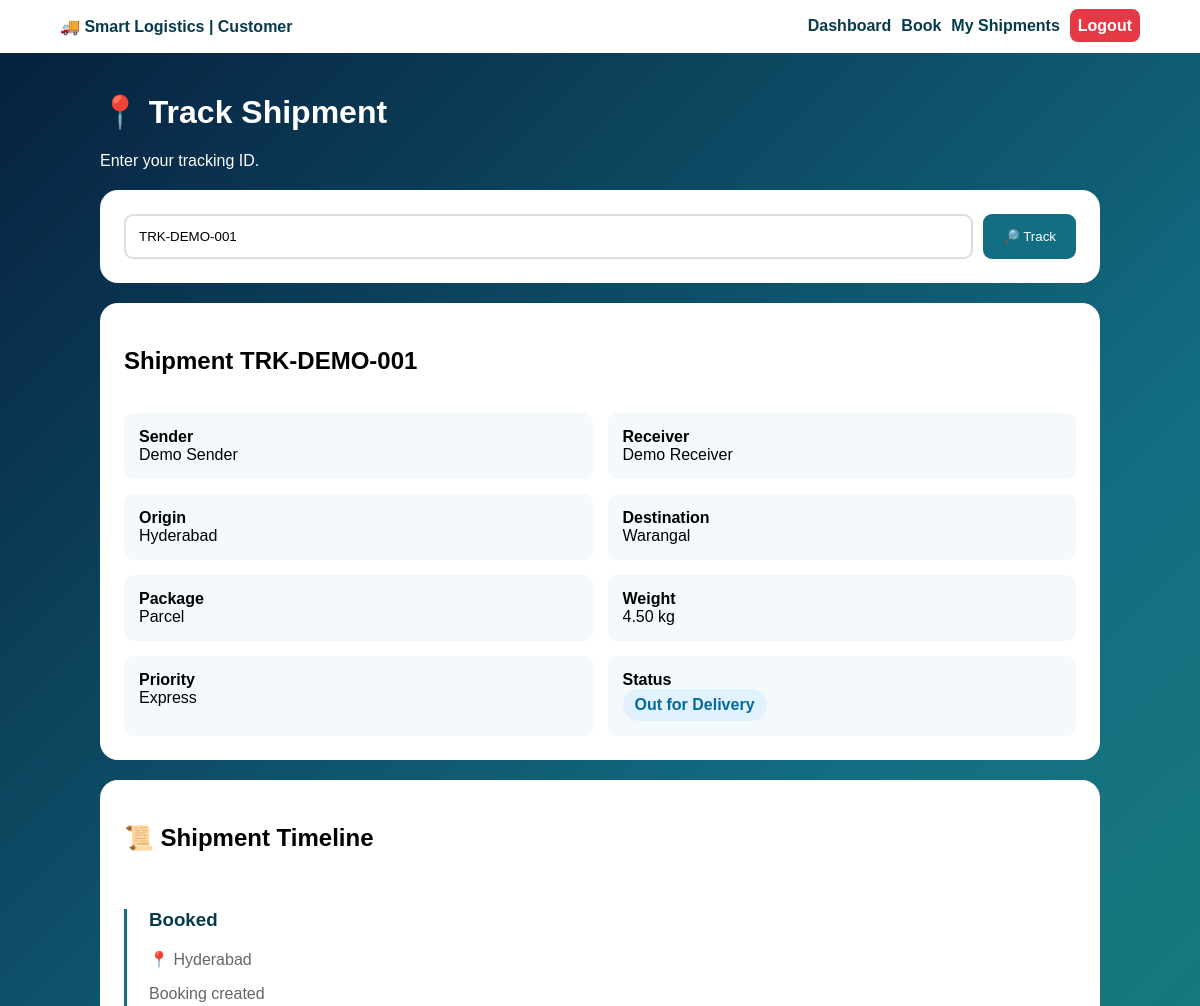
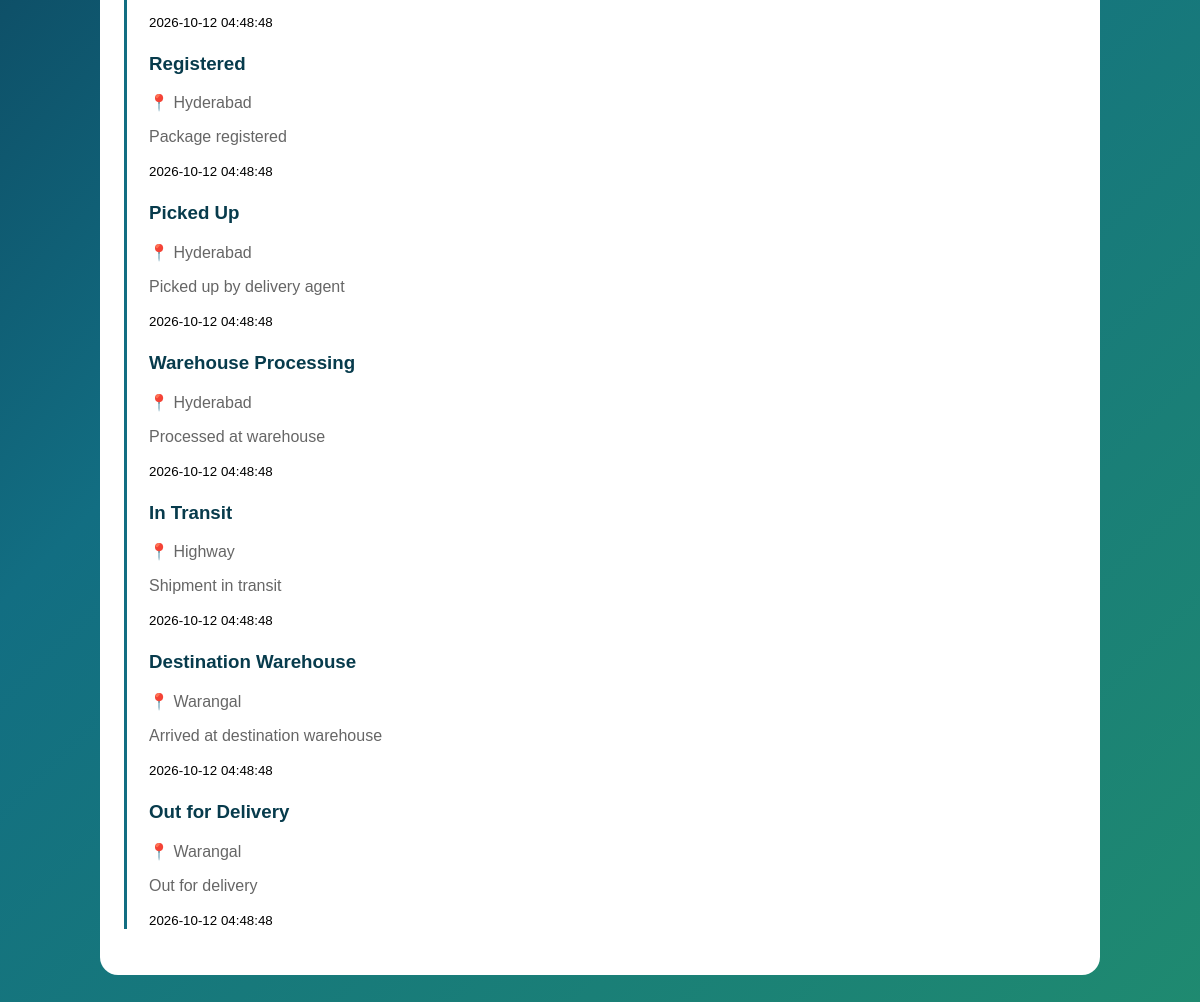
/smart-logistics/customer/track.php?tracking_id=TRK-DEMO-001 (signed in), run on the app's committed database (2 pictures, top to bottom).
### tables this page shows
CREATE TABLE shipments(
 id INT AUTO_INCREMENT PRIMARY KEY,
 customer_id INT NULL,
 driver_id INT NULL,
 warehouse_id INT NULL,
 tracking_id VARCHAR(80) UNIQUE NOT NULL,
 sender_name VARCHAR(120),
 receiver_name VARCHAR(120),
 origin VARCHAR(180),
 destination VARCHAR(180),
 package_type VARCHAR(60),
 weight DECIMAL(10,2),
 priority ENUM('Normal','Express','Urgent') DEFAULT 'Normal',
 status VARCHAR(60) DEFAULT 'Booked',
 eta_hours DECIMAL(8,2),
 carbon_kg DECIMAL(10,2) DEFAULT 0,
 booked_at TIMESTAMP DEFAULT CURRENT_TIMESTAMP,
 delivered_at DATETIME NULL,
 FOREIGN KEY(customer_id) REFERENCES users(id) ON DELETE SET NULL,
 FOREIGN KEY(driver_id) REFERENCES drivers(id) ON DELETE SET NULL,
 FOREIGN KEY(warehouse_id) REFERENCES warehouses(id) ON DELETE SET NULL
);

CREATE TABLE shipment_events(
 id INT AUTO_INCREMENT PRIMARY KEY,
 shipment_id INT NOT NULL,
 status VARCHAR(60) NOT NULL,
 location VARCHAR(180),
 message VARCHAR(255),
 event_time TIMESTAMP DEFAULT CURRENT_TIMESTAMP,
 FOREIGN KEY(shipment_id) REFERENCES shipments(id) ON DELETE CASCADE
);

### smart-logistics/customer/track.php (the view, shortened to what this page needs)
<?php
session_start();require_once "../config/database.php";
$t=trim($_GET["tracking_id"]??"");$ship=null;$events=[];$error="";
if($t!==""){$s=$conn->prepare("SELECT * FROM shipments WHERE tracking_id=? AND customer_id=? LIMIT 1");$s->bind_param("si",$t,$_SESSION["user_id"]);$s->execute();$r=$s->get_result();if($r->num_rows===1){$ship=$r->fetch_assoc();$e=$conn->prepare("SELECT status,location,message,event_time FROM shipment_events WHERE shipment_id=? ORDER BY event_time ASC");$e->bind_param("i",$ship["id"]);$e->execute();$er=$e->get_result();while($x=$er->fetch_assoc())$events[]=$x;$e->close();}else{$error="Shipment not found for your account.";$s->close();}}
?><!doctype html><html><head><meta charset="utf-8"><meta name="viewport" content="width=device-width,initial-scale=1"><title>Track Shipment</title></head><body><nav><div class="logo">🚚 Smart Logistics | Customer</div><div class="nav"><a href="dashboard.php">Dashboard</a><a href="new_shipment.php">Book</a><a href="my_shipments.php">My Shipments</a><a class="logout" href="../auth/logout.php">Logout</a></div></nav><div class="container"><div class="title"><h1>📍 Track Shipment</h1><p>Enter your tracking ID.</p></div><div class="box search"><form method="GET" style="display:flex;gap:10px;width:100%"><input name="tracking_id" value="<?=htmlspecialchars($t)?>" placeholder="Tracking ID" required><button>🔎 Track</button></form></div><?php if($error):?><div class="error"><?=htmlspecialchars($error)?></div><?php endif;?><?php if($ship):?><div class="box"><h2>Shipment <?=htmlspecialchars($ship["tracking_id"])?></h2><br><div class="grid"><div class="item"><b>Sender</b><br><?=htmlspecialchars($ship["sender_name"])?></div><div class="item"><b>Receiver</b><br><?=htmlspecialchars($ship["receiver_name"])?></div><div class="item"><b>Origin</b><br><?=htmlspecialchars($ship["origin"])?></div><div class="item"><b>Destination</b><br><?=htmlspecialchars($ship["destination"])?></div><div class="item"><b>Package</b><br><?=htmlspecialchars($ship["package_type"])?></div><div class="item"><b>Weight</b><br><?=htmlspecialchars($ship["weight"])?> kg</div><div class="item"><b>Priority</b><br><?=htmlspecialchars($ship["priority"])?></div><div class="item"><b>Status</b><br><span class="status"><?=htmlspecialchars($ship["status"])?></span></div></div></div><div class="box"><h2>📜 Shipment Timeline</h2><br><div class="timeline"><?php foreach($events as $e):?><div class="event"><h3><?=htmlspecialchars($e["status"])?></h3><p>📍 <?=htmlspecialchars($e["location"])?></p><p><?=htmlspecialchars($e["message"])?></p><small><?=htmlspecialchars($e["event_time"])?></small></div><?php endforeach;?></div></div><?php endif;?></div></body></html><?php $conn->close();?>

### smart-logistics/customer/track.php (style rules this page uses)
* { box-sizing:border-box;font-family:Arial,sans-serif }
body { margin:0;min-height:100vh;background:linear-gradient(135deg,#071e3d,#126e82,#1f8a70) }
nav { background:#fff;padding:17px 5%;display:flex;justify-content:space-between }
.logo { font-weight:bold;color:#073b4c }
.nav a { margin-left:10px;text-decoration:none;color:#073b4c;font-weight:bold }
.logout { background:#e63946;color:#fff!important;padding:8px;border-radius:8px }
.container { width:92%;max-width:1000px;margin:40px auto }
.title { color:#fff }
.box { background:#fff;padding:24px;border-radius:18px;margin-top:20px }
.search { display:flex;gap:10px }
.search input { flex:1;padding:13px;border:2px solid #ddd;border-radius:9px }
.search button { padding:13px 20px;background:#126e82;color:#fff;border:0;border-radius:9px }
.grid { display:grid;grid-template-columns:1fr 1fr;gap:15px }
.item { background:#f4fafb;padding:15px;border-radius:9px }
.status { display:inline-block;padding:7px 12px;border-radius:20px;background:#e0f2fe;color:#0369a1;font-weight:bold }
.timeline { border-left:3px solid #126e82;padding-left:22px }
.event { margin-bottom:22px }
.event h3 { color:#073b4c }
.event p { color:#666 }

### data on the page
shipments: tracking "TRK-DEMO-001", sender_name "Demo Sender", receiver_name "Demo Receiver", origin "Hyderabad", destination "Warangal", package_type "Parcel", weight "4.50", priority "Express", status "Out for Delivery"
shipment_events: status "Booked", location "Hyderabad", message "Booking created", event_time "2026-10-12 04:48:48"
shipment_events: status "Registered", location "Hyderabad", message "Package registered", event_time "2026-10-12 04:48:48"
shipment_events: status "Picked Up", location "Hyderabad", message "Picked up by delivery agent", event_time "2026-10-12 04:48:48"
shipment_events: status "Warehouse Processing", location "Hyderabad", message "Processed at warehouse", event_time "2026-10-12 04:48:48"
shipment_events: status "In Transit", location "Highway", message "Shipment in transit", event_time "2026-10-12 04:48:48"
shipment_events: status "Destination Warehouse", location "Warangal", message "Arrived at destination warehouse", event_time "2026-10-12 04:48:48"
shipment_events: status "Out for Delivery", location "Warangal", message "Out for delivery", event_time "2026-10-12 04:48:48"
